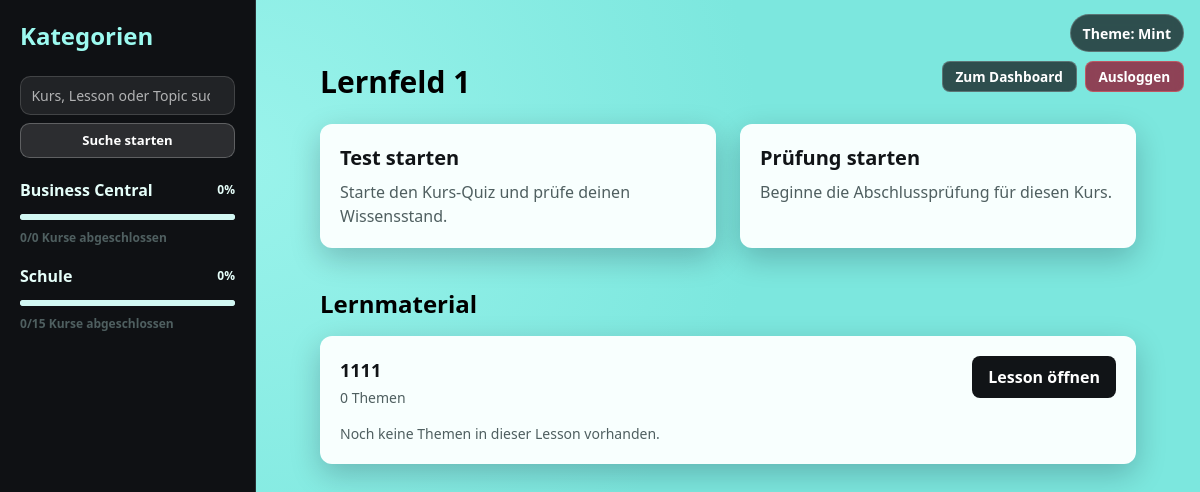
/course/1/ (signed in), run on the app's committed database.
### courses/models.py (models this page shows, shortened)
class Category(models.Model):
    name = models.CharField(max_length=120, unique=True)
    class Meta:
        ordering = ["name"]

class Course(models.Model):
    category = models.ForeignKey(
        Category,
        on_delete=models.SET_NULL,
        related_name="courses",
        null=True,
        blank=True,
    )
    title = models.CharField(max_length=200)
    description = models.TextField()

class Lesson(models.Model):
    course = models.ForeignKey(
        Course,
        on_delete=models.CASCADE,
        related_name="lessons"
    )
    title = models.CharField(max_length=200)
    content = models.TextField()
    order = models.IntegerField(default=0)

### quiz/views.py (the view)
# urls.py: path("course/<int:course_id>/", views.course_page, name="course"),
def course_page(request, course_id):
    course = get_object_or_404(Course, id=course_id)
    lessons = course.lessons.prefetch_related("topics").order_by("order", "id")
    for lesson in lessons:
        lesson.quiz_progress = get_lesson_progress(lesson, request.user)
    context = {
        "course": course,
        "lessons": lessons,
        **get_sidebar_context(request),
    }
    return render(request, "course.html", context)

### quiz/views.py (called while the page is built)
def course_is_completed(course, best_scores):
    total_questions = course.questions.count()
    best_score = best_scores.get(course.id)
    if total_questions <= 0 or best_score is None:
        return False
    return best_score >= total_questions

def get_course_progress(course, best_scores):
    total_questions = course.questions.count()
    best_score = best_scores.get(course.id, 0)
    if total_questions <= 0:
        return 0
    return int((best_score / total_questions) * 100)

def get_lesson_progress(lesson, user):
    if not user.is_authenticated:
        return 0
    total_questions = lesson.questions.count()
    if total_questions <= 0:
        return 0
    best_result = Result.objects.filter(user=user, lesson=lesson).order_by("-score").first()
    if not best_result:
        return 0
    return int((best_result.score / total_questions) * 100)

### quiz/templates/course.html (shortened to what this page needs)
{% extends "base.html" %}
{% block content %}
<div class="layout-container page-pad">
	<h1 class="page-title">{{ course.title }}</h1>
	<div class="grid grid-cols-1 md:grid-cols-2 gap-6">
		<a href="{% url 'quiz' course.id %}" class="block surface-card p-5 hover:shadow-xl transition">
			<h2 class="text-xl font-bold mb-2">Test starten</h2>
			<p class="muted-text">Starte den Kurs-Quiz und prüfe deinen Wissensstand.</p>
		</a>
		<a href="#" class="block surface-card p-5 hover:shadow-xl transition">
			<h2 class="text-xl font-bold mb-2">Prüfung starten</h2>
			<p class="muted-text">Beginne die Abschlussprüfung für diesen Kurs.</p>
		</a>
	</div>
	<h2 class="section-title section-title-spaced">Lernmaterial</h2>
	<div class="stack-lg">
		{% for lesson in lessons %}
		<div class="surface-card p-5">
			<div class="flex items-start justify-between gap-4">
				<div>
					<h3 class="text-lg font-bold">{{ lesson.title }}</h3>
					<p class="muted-text text-sm mt-1">{{ lesson.topics.count }} Themen</p>
				</div>
				<div class="flex flex-col gap-2">
					<a href="{% url 'lesson' lesson.id %}" class="btn-primary">Lesson öffnen</a>
				</div>
			</div>
			{% if lesson.topics.all %}
			<ul class="mt-4 grid grid-cols-1 md:grid-cols-2 gap-3">
				{% for topic in lesson.topics.all %}
				<li>
					<a href="{% url 'topic' topic.id %}" class="surface-card-soft block p-4 hover:shadow-lg transition">
						<p class="font-semibold">{{ topic.title }}</p>
						<p class="muted-text text-sm mt-1">Thema öffnen</p>
					</a>
				</li>
				{% endfor %}
			</ul>
			{% else %}
			<p class="muted-text text-sm mt-4">Noch keine Themen in dieser Lesson vorhanden.</p>
			{% endif %}
		</div>
		{% empty %}
		<div class="surface-card p-5">
			<p class="muted-text">Für diesen Kurs sind noch keine Lessons vorhanden.</p>
		</div>
		{% endfor %}
	</div>
</div>
{% endblock %}

### templates/base.html (shortened to what this page needs)
<!DOCTYPE html>
{% load static %}
<html lang="de">
<head>
    <script src="https://cdn.tailwindcss.com"></script>
</head>
<body class="min-h-screen">
<button id="theme-toggle" class="theme-toggle" type="button">Theme: Mint</button>
{% if user.is_authenticated %}
<div class="quick-actions">
    <a href="{% url 'dashboard' %}" class="quick-btn">Zum Dashboard</a>
    <form method="post" action="{% url 'logout' %}" class="quick-logout-form">
        <button type="submit" class="quick-btn quick-btn-danger">Ausloggen</button>
    </form>
</div>
{% endif %}
<div class="flex min-h-screen">
    {% if user.is_authenticated %}
    <aside id="app-sidebar" class="w-64 shrink-0 p-5 overflow-y-auto border-r" style="background: var(--panel); border-color: var(--panel-border);" aria-label="Seitennavigation">
        <h2 class="text-2xl font-bold mb-6 sidebar-title">Kategorien</h2>
        <form method="get" action="{% url 'search' %}" class="mb-5">
            <input type="search" name="q" value="{{ search_query|default:'' }}" class="sidebar-search" placeholder="Kurs, Lesson oder Topic suchen..." aria-label="Kurs, Lesson oder Topic suchen">
            <button type="submit" class="sidebar-search-btn">Suche starten</button>
        </form>
        <ul class="space-y-4">
            {% for category in categories %}
            <li>
                <button
                    type="button"
                    data-category-id="{{ category.id }}"
                    class="w-full text-left font-semibold nav-trigger"
                    aria-expanded="false"
                    aria-controls="category-{{ category.id }}"
                >
                    <div class="flex items-center justify-between gap-3">
                        <span>{{ category.name }}</span>
                        <span class="text-xs">{{ category.progress }}%</span>
                    </div>
                    <progress class="category-progress mt-2" value="{{ category.progress }}" max="100"></progress>
                    <div class="text-xs mt-1 muted-text">{{ category.completed_courses }}/{{ category.total_courses }} Kurse abgeschlossen</div>
                </button>
            </li>
            {% empty %}
            <li class="muted-text">Keine Kategorien vorhanden</li>
            {% endfor %}
        </ul>
    </aside>
    {% endif %}
    <main id="main-content" class="flex-1 p-6 md:p-10 overflow-y-auto" tabindex="-1">
        {% block content %}{% endblock %}
    </main>
</div>
</body>
</html>

### templates/base.html (style rules this page uses)
:root { --bg-start: #7ce7de; --bg-end: #63ddd4; --panel: #0f1114; --panel-border: #2a3135; --card-bg: #f8fffe; --card-text: #111417; --muted-text: #4f5f60; --primary: #111417; --primary-hover: #000000; --focus-ring: rgba(17, 20, 23, 0.28); --bg-accent: #9af3eb; --track: #d2f7f3; --progress: #00d4aa; --progress-complete: #10b981; --nav-trigger: #e5fef9; --nav-trigger-hover: #9cfaf0; --nav-link: #c8f7f1; --nav-link-hover: #ffffff; --sidebar-title: #9cfaf0; }
body { background: radial-gradient(circle at 20% 20%, var(--bg-accent), var(--bg-start) 45%), linear-gradient(145deg, var(--bg-start), var(--bg-end)); }
.surface-card { background: var(--card-bg); color: var(--card-text); border-radius: 0.75rem; box-shadow: 0 10px 30px rgba(2, 6, 23, 0.22); }
.btn-primary { display: inline-block; background: var(--primary); color: #ffffff; font-weight: 600; padding: 0.55rem 1rem; border-radius: 0.5rem; transition: background-color 160ms ease; }
.layout-container { max-width: 84rem; margin: 0 auto; }
.page-pad { padding: 1.5rem; }
.page-title { font-size: 1.875rem; line-height: 2.25rem; font-weight: 700; margin-bottom: 1.5rem; }
.section-title { font-size: 1.5rem; line-height: 2rem; font-weight: 600; margin-bottom: 1rem; }
.section-title-spaced { margin-top: 2.5rem; }
.muted-text { color: var(--muted-text); }
.nav-trigger { color: var(--nav-trigger); transition: color 160ms ease; }
.sidebar-title { color: var(--sidebar-title); }
.sidebar-search { width: 100%; border: 1px solid rgba(255, 255, 255, 0.15); border-radius: 0.65rem; background: rgba(255, 255, 255, 0.08); color: #ffffff; padding: 0.5rem 0.65rem; font-size: 0.88rem; }
.sidebar-search::placeholder { color: rgba(255, 255, 255, 0.65); }
.sidebar-search-btn { width: 100%; margin-top: 0.5rem; border: 1px solid rgba(255, 255, 255, 0.24); border-radius: 0.6rem; color: #ffffff; background: rgba(255, 255, 255, 0.12); font-size: 0.82rem; font-weight: 700; padding: 0.42rem 0.58rem; transition: background-color 160ms ease; }
.category-progress { width: 100%; height: 0.4rem; border: none; border-radius: 999px; overflow: hidden; background: var(--track); }
.theme-toggle { position: fixed; top: 0.9rem; right: 1rem; z-index: 50; border: 1px solid rgba(255, 255, 255, 0.22); background: rgba(17, 20, 23, 0.72); color: #ffffff; font-size: 0.88rem; font-weight: 600; padding: 0.45rem 0.75rem; border-radius: 999px; backdrop-filter: blur(6px); }
.quick-actions { position: fixed; top: 3.8rem; right: 1rem; z-index: 50; display: flex; gap: 0.5rem; flex-wrap: wrap; justify-content: flex-end; }
main { position: relative; z-index: 10; }
.quick-btn { display: inline-flex; align-items: center; justify-content: center; border: 1px solid rgba(255, 255, 255, 0.22); background: rgba(17, 20, 23, 0.72); color: #ffffff; font-size: 0.85rem; font-weight: 600; line-height: 1; padding: 0.5rem 0.8rem; border-radius: 0.5rem; backdrop-filter: blur(6px); transition: border-color 160ms ease, background-color 160ms ease; }
.quick-logout-form { margin: 0; }
.quick-btn-danger { background: rgba(147, 26, 52, 0.8); border-color: rgba(248, 113, 113, 0.45); }

### data on the page
Category: name "Business Central", progress "0", completed_courses "0", total_courses "0"
Category: name "Schule", progress "0", completed_courses "0", total_courses "15"
Course: title "Lernfeld 1"
Lesson: title "1111", topics.count "0", shows "Noch keine Themen in dieser Lesson vorhanden."
